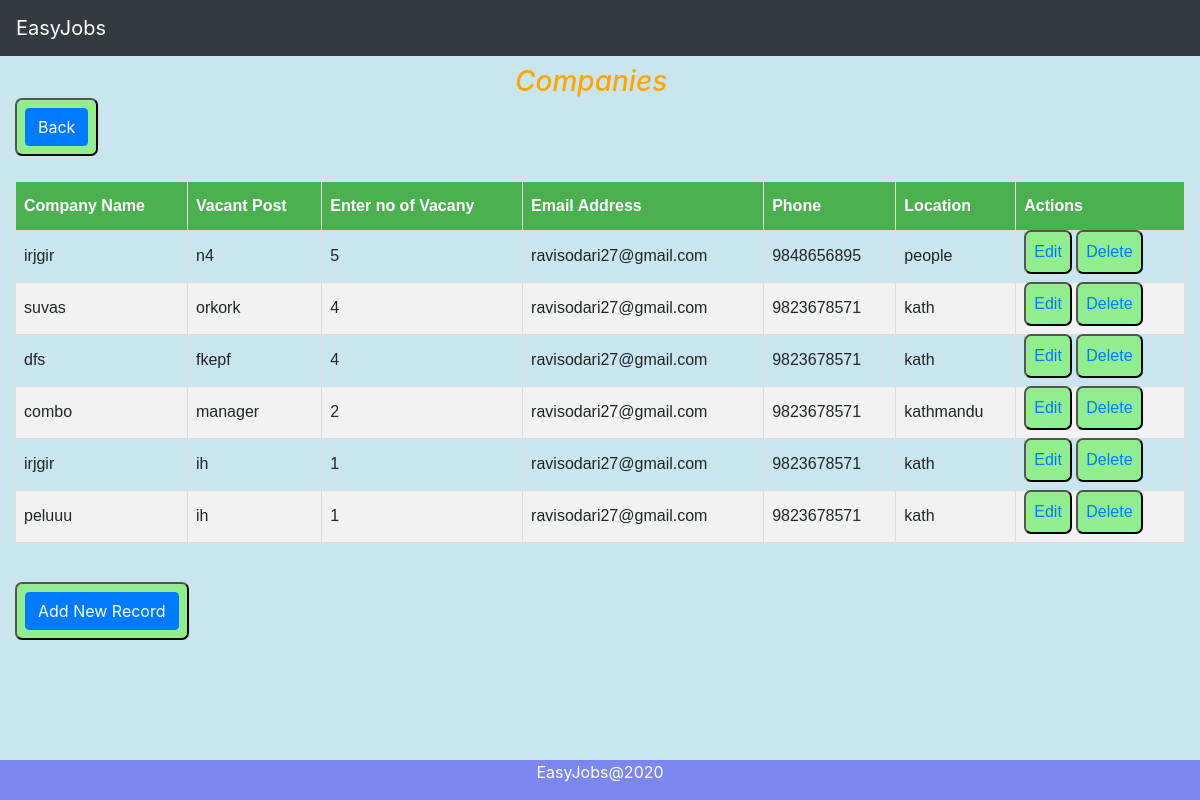
/show, run on an earlier commit of the app's database.
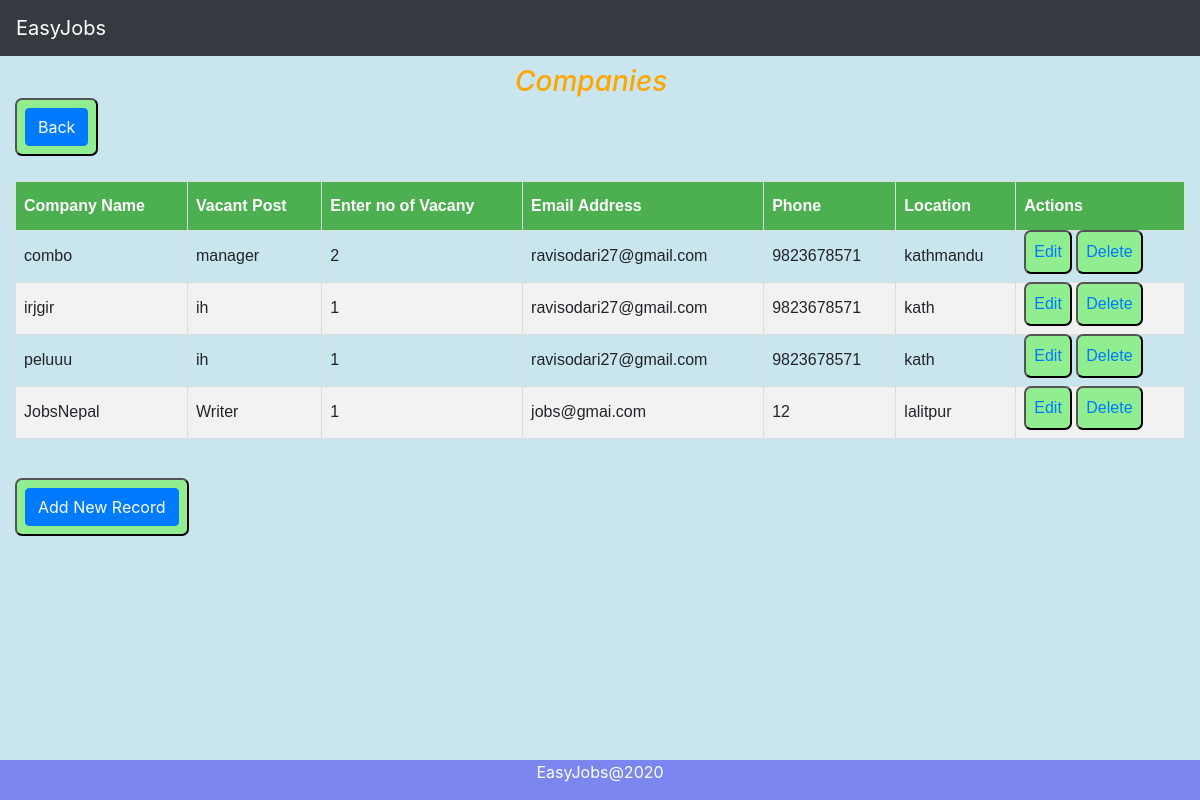
And on a later commit of the database.
### easyjob/models.py (models this page shows)
class Company(models.Model):
    cCompanyName=models.CharField(max_length=100)
    cVacantPost=models.CharField(max_length=100)
    cVacancyNumber=models.IntegerField()
    cEmail=models.EmailField(max_length=100)
    cMobile=models.IntegerField()
    cLocation=models.CharField(max_length=50)
    objects= EmpManager()
    class Meta:
        db_table="Company"

### easyjob/views.py (the view)
# urls.py: path('show',views.show, name="show"),
def show(request):
    employees = Company.objects.all()
    return render(request,"show.html",{'employees':employees})

### templates/show.html (shortened to what this page needs)
{% extends 'base.html' %}
{% load static %}
{% block content %}
<head>
</head>
<body>
<h3 style="margin-left:500px;margin-top:65px;  font-style: oblique; color: orange;">Companies</h3>
<button><a href="/" class="btn btn-primary">Back</a>  </button>
<table style="margin-top: 25px;" id="show">
    <thead>
    <tr>
        <th>Company Name</th>
        <th>Vacant Post</th>
        <th>Enter no of Vacany</th>
        <th>Email Address</th>
        <th>Phone</th>
        <th>Location</th>
        {% if user.is_authenticated %}
        {% else %}
        <th>Actions</th>
        {% endif %}
    </tr>
    </thead>
    <tbody>
{% for employee in employees %}
    <tr>
        <td>{{ employee.cCompanyName }}</td>
        <td>{{ employee.cVacantPost }}</td>
        <td>{{ employee.cVacancyNumber }}</td>
        <td>{{ employee.cEmail }}</td>
        <td>{{ employee.cMobile }}</td>
        <td>{{ employee.cLocation}}</td>
        {% if user.is_authenticated %}
        {% else %}
        <td>
            <button><a href="/edit/{{ employee.id }}"><span >Edit</span></a> </button>
            <button> <a href="/delete/{{ employee.id }}">Delete</a>  </button>
        </td>
        {% endif %}
    </tr>
{% endfor %}
    </tbody>
</table >
<br>
<br>
{% if user.is_authenticated %}
{% else %}
<button><a href="/company/" class="btn btn-primary">Add New Record</a>  </button>
{% endif %}
</body>
{% endblock %}

### templates/base.html (shortened to what this page needs)
{% load static %}
<!DOCTYPE html>
<html lang="en">
<head>
    <link rel="stylesheet" type="text/css" href="{% static 'styles/indexstyle.css' %}">
    <link rel="stylesheet" type="text/css" href="{% static 'styles/bootstrap4/bootstrap.min.css' %}">
</head>
<body style="background-color: rgb(201, 229, 238)">
  <div class="container-fluid">
    <nav class="navbar navbar-expand-lg navbar-dark fixed-top bg-dark">
      <a class="navbar-brand" href="#">EasyJobs</a>
    </nav>
{% block content %}
{% endblock %}
  </div>
  <div class="footer">
      <p>EasyJobs@2020</p>
      </div>
</body>
</html>

### static/styles/indexstyle.css (style rules this page uses)
.footer { position: fixed; bottom: 0; width: 100%; color: white; text-align: center; box-sizing: border-box; }

### templates/base.html (style rules this page uses)
.footer { background-color: rgb(123, 135, 238); }

### templates/show.html (style rules this page uses)
button { background-color:lightgreen; padding: 8px; border-radius: 7px; margin-top: -9px; }
#show { font-family: "Trebuchet MS", Arial, Helvetica, sans-serif; border-collapse: collapse; width: 100%; }
#show td, #show th { border: 1px solid #ddd; padding: 8px; }
#show tr:nth-child(even) { background-color: #f2f2f2; }
#show th { padding-top: 12px; padding-bottom: 12px; text-align: left; background-color: #4CAF50; color: white; }

What changed in the data, as far as the page shows it:
removed Company: cCompanyName "irjgir", cVacantPost "n4", cVacancyNumber "5", cEmail "ravisodari27@gmail.com", cMobile "9848656895", cLocation "people"
removed Company: cCompanyName "suvas", cVacantPost "orkork", cVacancyNumber "4", cEmail "ravisodari27@gmail.com", cMobile "9823678571", cLocation "kath"
removed Company: cCompanyName "dfs", cVacantPost "fkepf", cVacancyNumber "4", cEmail "ravisodari27@gmail.com", cMobile "9823678571", cLocation "kath"
added Company: cCompanyName "JobsNepal", cVacantPost "Writer", cVacancyNumber "1", cEmail "jobs@gmai.com", cMobile "12", cLocation "lalitpur"
